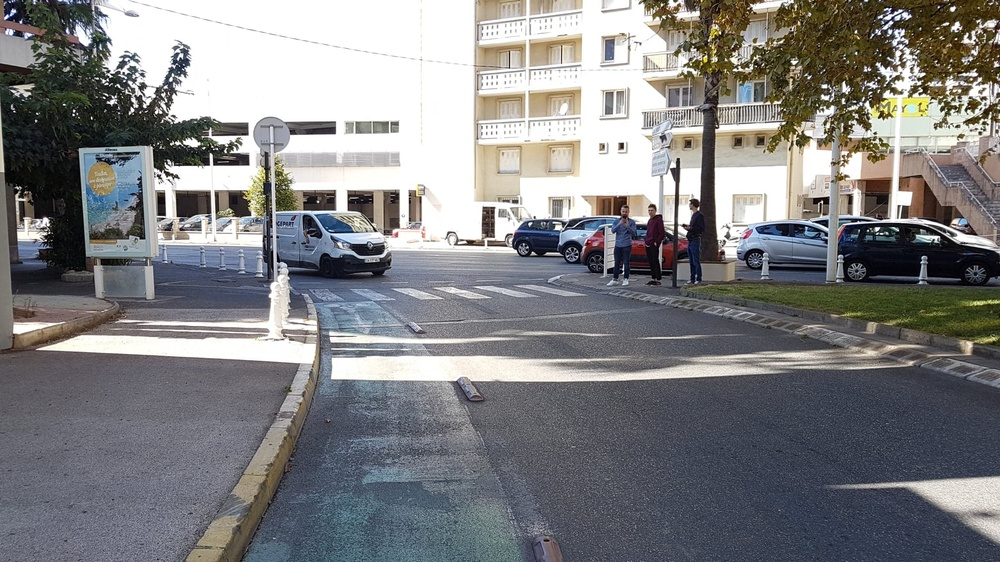
#> input picture Images_rue/72749182_2370814859833448_3170723601561157632_n.jpg, 1000 x 562 px, shrunk from 2016 x 1134 before the run
$ python test.py
#> lines starting #> are read from the running program, lines starting #| are printed output that depends on the picture; after the words box and inside, x2 and y2 are one past the last pixel; in counts of white or black regions, pixels touching at a corner belong together
#!/usr/bin/python

import numpy as np
import cv2
from matplotlib import pyplot as plt

img = cv2.imread('./Images_rue/72749182_2370814859833448_3170723601561157632_n.jpg')
#> img is the input picture: shape (562, 1000, 3); mean B, G, R 130.1, 128.8, 128.7
gray = cv2.cvtColor(img, cv2.COLOR_BGR2GRAY)
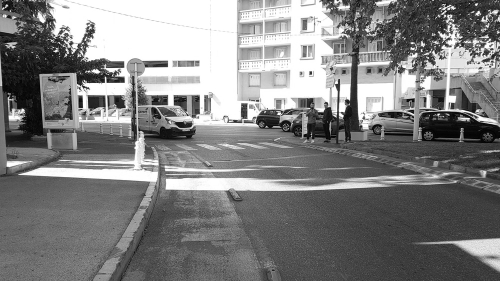
#> gray: shape (562, 1000) (shown at 1/2 size); min 0, max 255, mean 129
ret, thresh = cv2.threshold(gray, 0, 255, cv2.THRESH_BINARY+cv2.THRESH_OTSU)
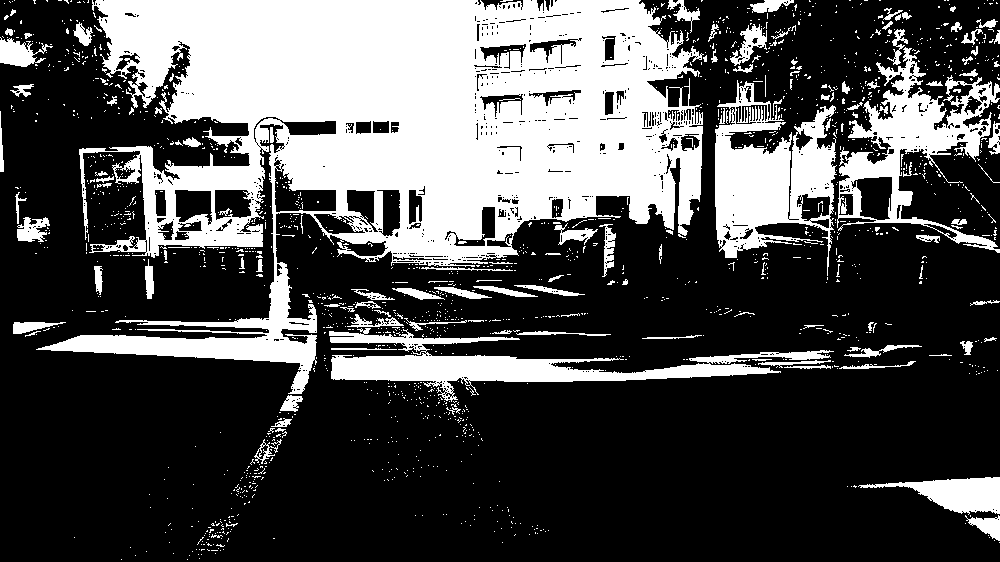
#> thresh: shape (562, 1000); 30.7% white; 1653 white regions (1523 under 20 px), largest, box (x1, y1, x2, y2) and area: (36, 0, 704, 394) 120794, (715, 80, 837, 276) 11922, (329, 328, 834, 402) 10352
#> ret = 156

# noise removal
kernel = np.ones((3,3),np.uint8)
opening = cv2.morphologyEx(thresh,cv2.MORPH_OPEN,kernel, iterations = 2)
#> opening: shape (562, 1000); 25.7% white; 99 white regions (1 under 20 px), largest, box (x1, y1, x2, y2) and area: (96, 0, 702, 260) 101545, (331, 355, 770, 382) 7507, (50, 268, 317, 370) 6938
# sure background area
sure_bg = cv2.dilate(opening,kernel,iterations=3)
#> sure_bg: shape (562, 1000); 32.9% white; 42 white regions, largest, box (x1, y1, x2, y2) and area: (93, 0, 706, 263) 121885, (712, 59, 1000, 261) 23263, (328, 352, 773, 385) 10805
# Finding sure foreground area
dist_transform = cv2.distanceTransform(opening,cv2.DIST_L2,5)
ret, sure_fg = cv2.threshold(dist_transform,0.7*dist_transform.max(),255,0)
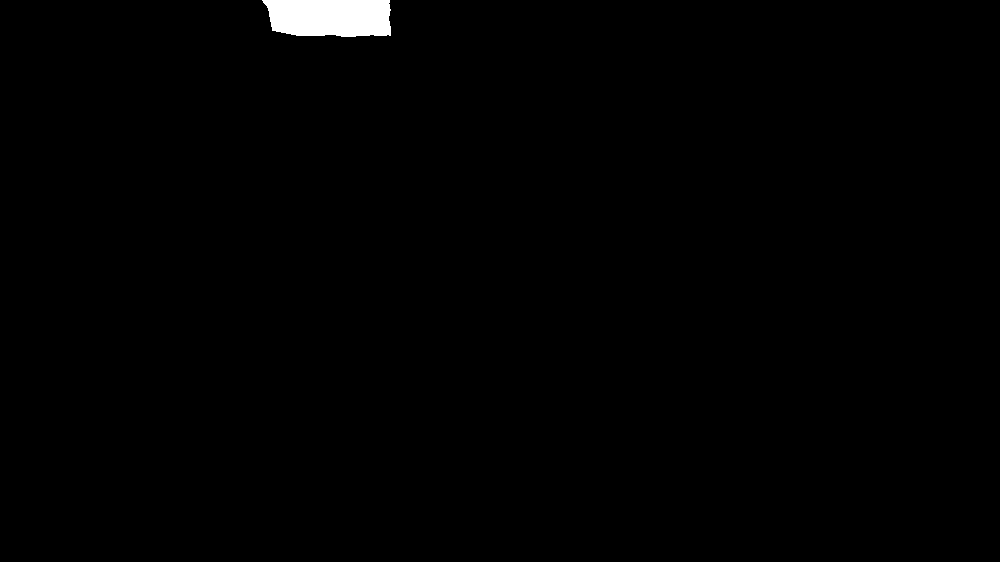
#> sure_fg: shape (562, 1000) float32; 0.76% white; 1 white region, box (x1, y1, x2, y2) and area: (262, 0, 391, 37) 4286
#> ret = 86.1
# Finding unknown region
sure_fg = np.uint8(sure_fg)
unknown = cv2.subtract(sure_bg,sure_fg)
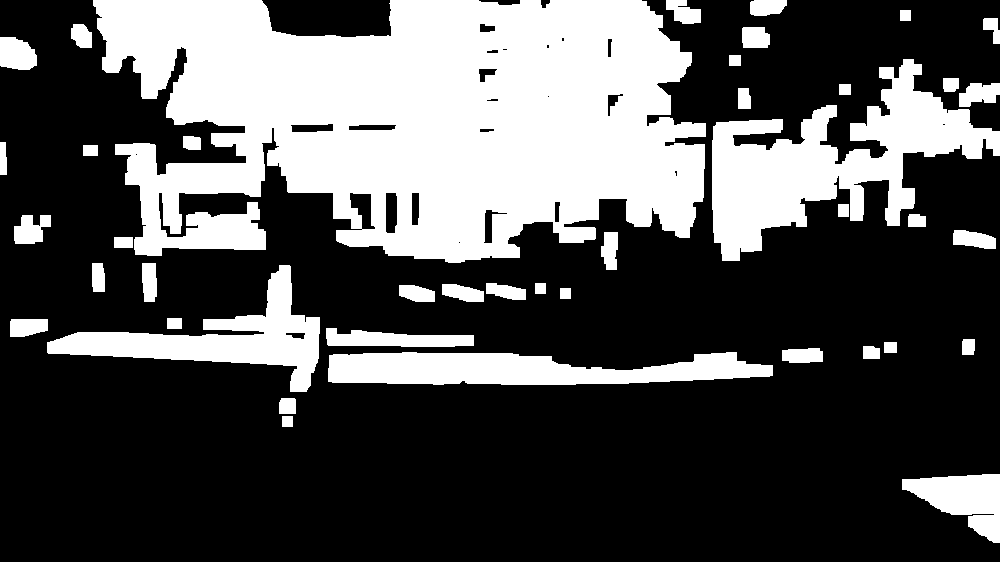
#> unknown: shape (562, 1000); 32.1% white; 42 white regions, largest, box (x1, y1, x2, y2) and area: (93, 0, 706, 263) 117599, (712, 59, 1000, 261) 23263, (328, 352, 773, 385) 10805

# Marker labelling
ret, markers = cv2.connectedComponents(sure_fg)
#> ret = 2
# Add one to all labels so that sure background is not 0, but 1
markers = markers+1
# Now, mark the region of unknown with zero
markers[unknown==255] = 0
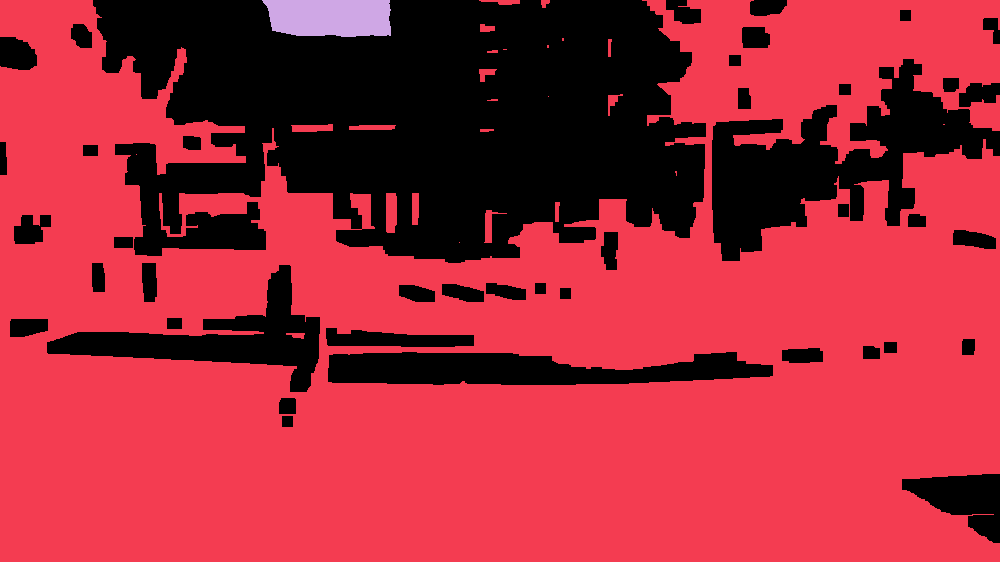
#> markers: shape (562, 1000) int32; 3 distinct labels, from 0 to 2; one colour per label, 0 black

markers = cv2.watershed(img,markers)
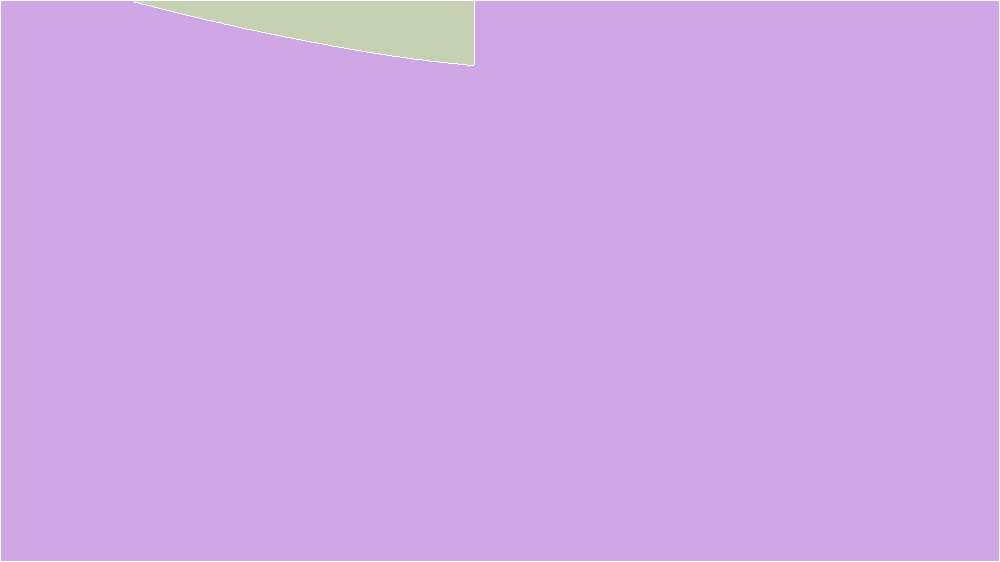
#> markers: shape (562, 1000) int32; 3 distinct labels, from -1 to 2; one colour per label, 0 black, -1 white
img[markers == -1] = [0,0,0]
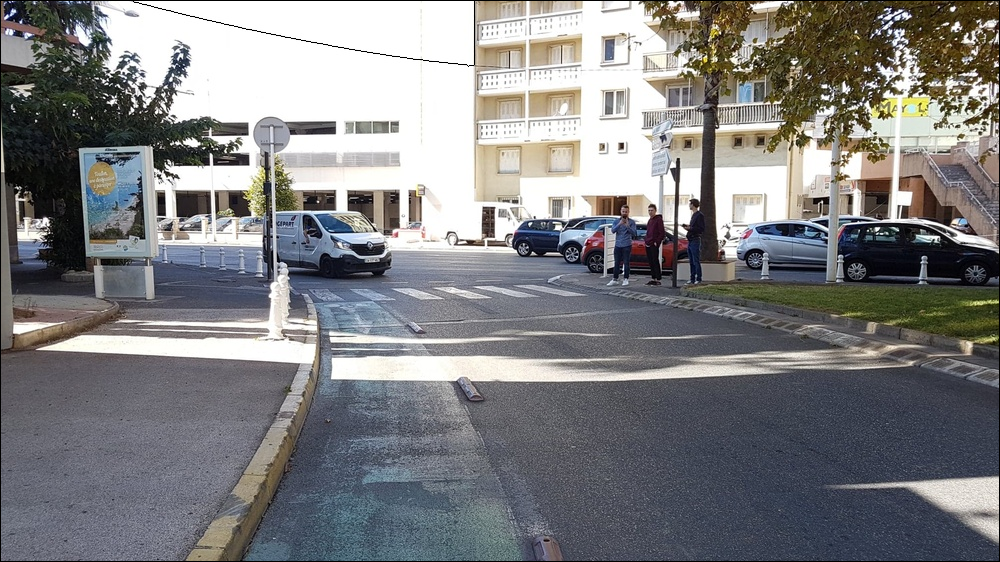
#> img: shape (562, 1000, 3); 0.63% of pixels changed, all inside (x1, y1, x2, y2) = (0, 0, 1000, 562)

cv2.imwrite('./Images_rue/test.png', opening)

$ run again, with Images_rue/71677873_644778749378973_8769685699256385536_n.jpg copied over Images_rue/72749182_2370814859833448_3170723601561157632_n.jpg
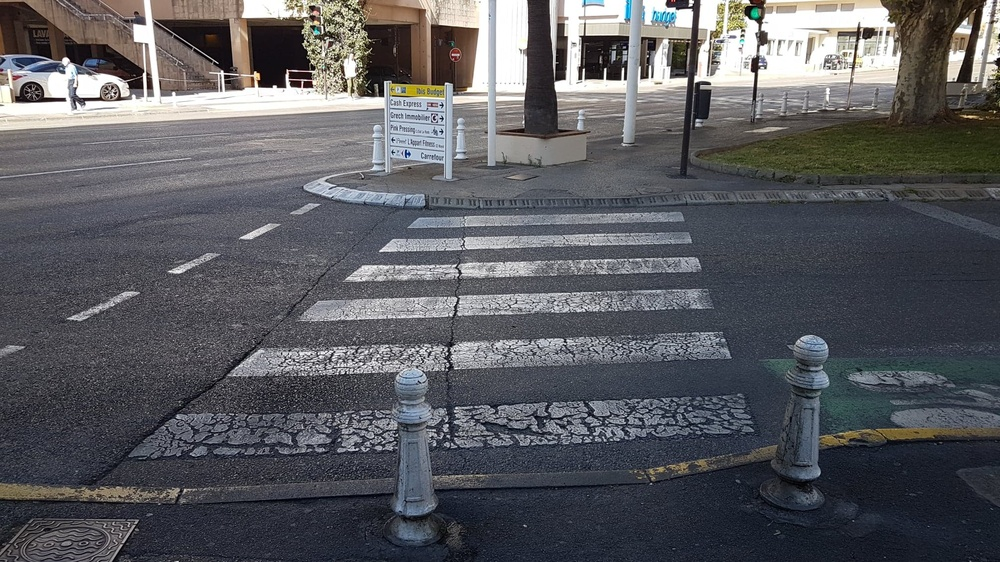
#> input picture Images_rue/71677873_644778749378973_8769685699256385536_n.jpg, 1000 x 562 px, shrunk from 2016 x 1134 before the run
#> img is the input picture: shape (562, 1000, 3); mean B, G, R 95.3, 91, 90.3
#> `ret, thresh = cv2.threshold(gray, 0, 255, cv2.THRESH_BINARY+cv2.THRESH..`:
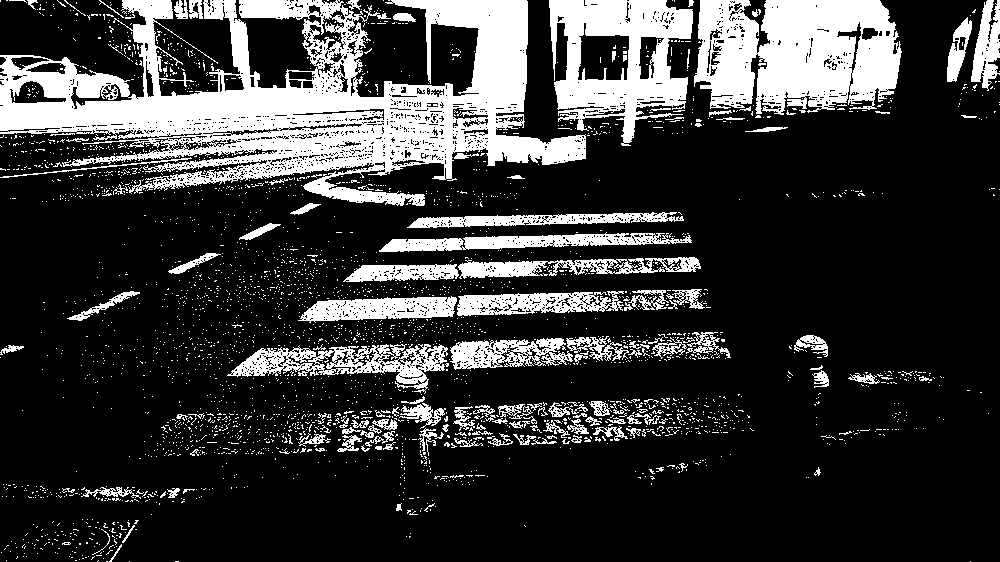
#> thresh: shape (562, 1000); 21.9% white; 3037 white regions (2892 under 20 px), largest, box (x1, y1, x2, y2) and area: (0, 0, 586, 206) 51824, (694, 0, 902, 115) 18267, (549, 0, 693, 146) 11252
#> `ret, thresh = cv2.threshold(gray, 0, 255, cv2.THRESH_BINARY+cv2.THRESH..`: ret = 124
#> opening: shape (562, 1000); 13.6% white; 159 white regions (2 under 20 px), largest, box (x1, y1, x2, y2) and area: (0, 0, 391, 135) 16515, (241, 0, 586, 179) 14887, (757, 0, 901, 103) 11868
#> sure_bg: shape (562, 1000); 20.5% white; 49 white regions, largest, box (x1, y1, x2, y2) and area: (0, 0, 904, 182) 84951, (304, 292, 498, 324) 4646, (380, 231, 620, 255) 3942
#> `ret, sure_fg = cv2.threshold(dist_transform,0.7*dist_transform.max(),2..`: ret = 19.04
#> unknown: shape (562, 1000); 20.3% white; 49 white regions, largest, box (x1, y1, x2, y2) and area: (0, 0, 904, 182) 83742, (304, 292, 498, 324) 4646, (380, 231, 620, 255) 3942
#> `ret, markers = cv2.connectedComponents(sure_fg)`: ret = 9
#> `img[markers == -1] = [0,0,0]`:
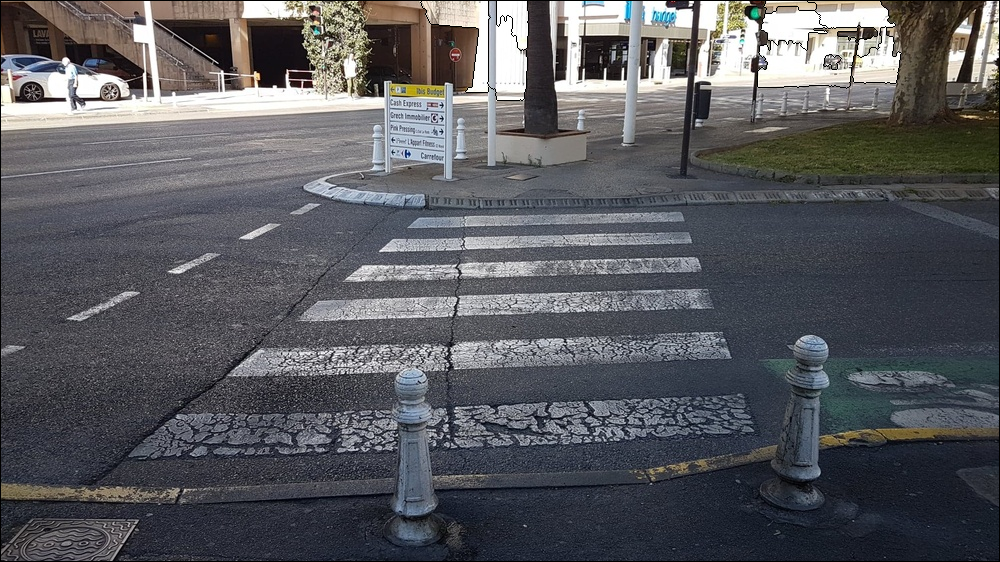
#> img: shape (562, 1000, 3); 0.79% of pixels changed, all inside (x1, y1, x2, y2) = (0, 0, 1000, 562)

$ run again, with Images_rue/71810630_2435283783192683_6445654989602816_n.jpg copied over Images_rue/72749182_2370814859833448_3170723601561157632_n.jpg
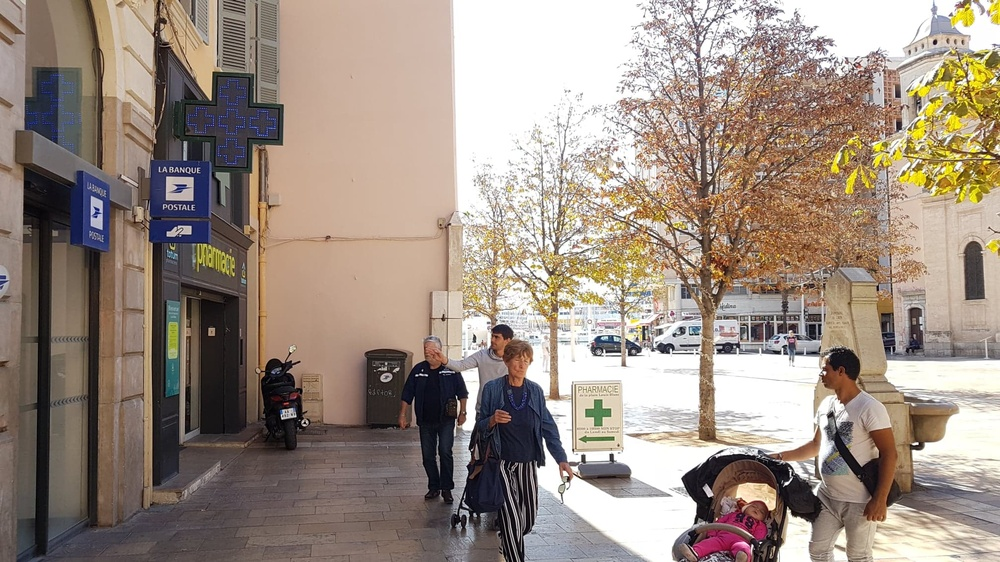
#> input picture Images_rue/71810630_2435283783192683_6445654989602816_n.jpg, 1000 x 562 px, shrunk from 2016 x 1134 before the run
#> img is the input picture: shape (562, 1000, 3); mean B, G, R 131.1, 142.3, 156.5
#> `ret, thresh = cv2.threshold(gray, 0, 255, cv2.THRESH_BINARY+cv2.THRESH..`:
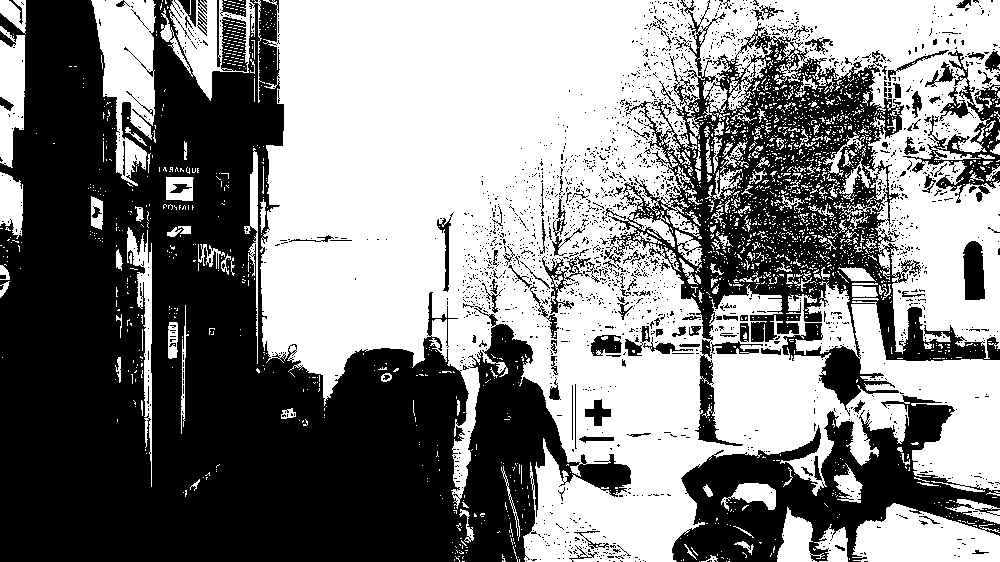
#> thresh: shape (562, 1000); 51.5% white; 2134 black regions (1999 under 20 px), largest, box (x1, y1, x2, y2) and area: (0, 0, 631, 562) 181800, (604, 0, 1000, 446) 46261, (672, 395, 1000, 562) 22780
#> `ret, thresh = cv2.threshold(gray, 0, 255, cv2.THRESH_BINARY+cv2.THRESH..`: ret = 143
#> opening: shape (562, 1000); 42.1% white; 187 white regions (2 under 20 px), largest, box (x1, y1, x2, y2) and area: (261, 0, 687, 396) 107109, (524, 269, 849, 562) 43853, (890, 171, 1000, 342) 12554
#> sure_bg: shape (562, 1000); 52.4% white; 54 black regions (24 under 20 px), largest, box (x1, y1, x2, y2) and area: (0, 0, 569, 562) 179034, (537, 22, 1000, 439) 58519, (676, 400, 1000, 562) 19117
#> `ret, sure_fg = cv2.threshold(dist_transform,0.7*dist_transform.max(),2..`: ret = 111.3
#> `ret, markers = cv2.connectedComponents(sure_fg)`: ret = 2
#> `img[markers == -1] = [0,0,0]`:
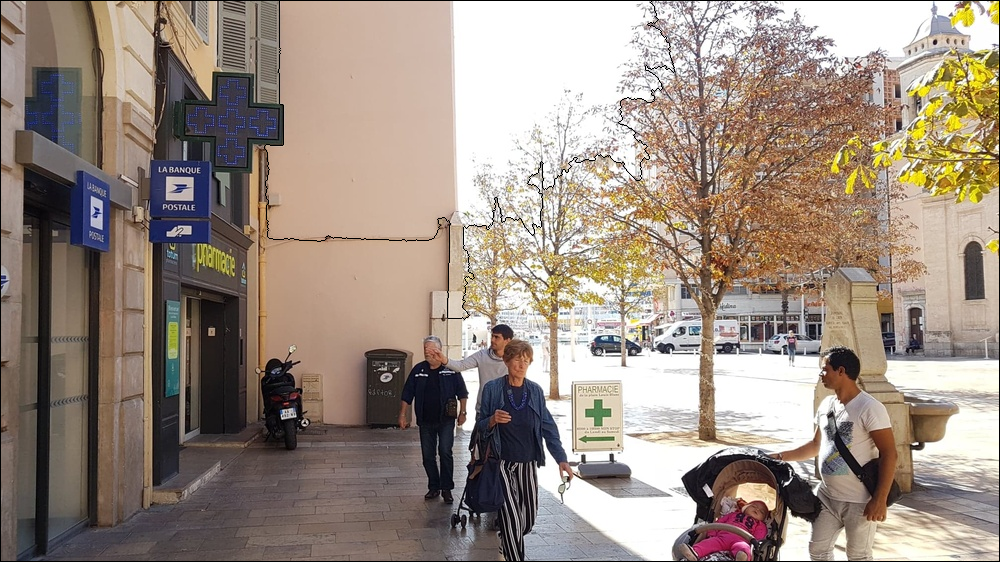
#> img: shape (562, 1000, 3); 0.8% of pixels changed, all inside (x1, y1, x2, y2) = (0, 0, 1000, 562)
